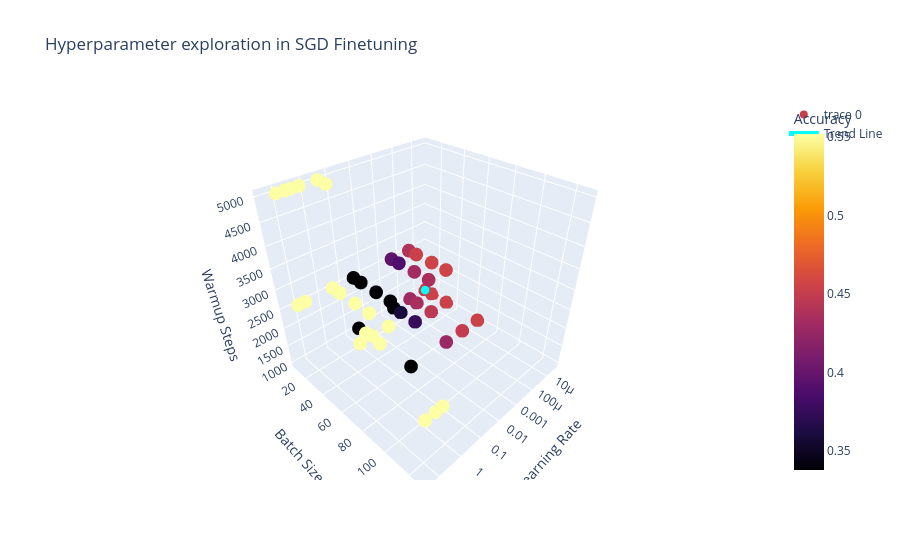

The code cell stored with this chart in its notebook:
### Code cell
# Re-attempting the visualization

import plotly.graph_objects as go
import numpy as np
from sklearn.linear_model import LinearRegression

# Filter data (removing low learning rates below 3e-06)
filtered_data = [d for d in data if d["learningRate"] >= 3e-06]

# Extract values for scatter plot
learning_rates = np.array([d["learningRate"] for d in filtered_data])
batch_sizes = np.array([d["batchSize"] for d in filtered_data])
warmup_steps = np.array([d["warmupSteps"] for d in filtered_data])
accuracies = np.array([d["accuracy"] for d in filtered_data])

# Convert learning rate to log scale for linear regression
log_learning_rates = np.log10(learning_rates)

# Prepare regression model
X = np.column_stack((log_learning_rates, batch_sizes, warmup_steps))
y = accuracies

# Fit linear regression
reg = LinearRegression().fit(X, y)

# Generate trend line (arrow direction)
start = np.array([log_learning_rates.min(), batch_sizes.min(), warmup_steps.min()])
end = np.array([log_learning_rates.max(), batch_sizes.max(), warmup_steps.max()])

# Predict accuracy for start and end points
accuracy_start = reg.predict([start])[0]
accuracy_end = reg.predict([end])[0]

# Convert back log learning rate to normal scale for visualization
start[0] = 10**start[0]
end[0] = 10**end[0]

# Create 3D scatter plot
fig = go.Figure()

# Scatter plot
fig.add_trace(go.Scatter3d(
    x=learning_rates, 
    y=batch_sizes,
    z=warmup_steps,
    mode='markers',
    marker=dict(
        size=8,
        color=accuracies,  # Color represents accuracy
        colorscale='Inferno',
        colorbar=dict(title="Accuracy"),
    ),
    text=[f"LR: {lr:.0e}, BS: {bs}, WS: {ws}, Acc: {acc:.3f}" 
          for lr, bs, ws, acc in zip(learning_rates, batch_sizes, warmup_steps, accuracies)],
    hoverinfo="text"
))

# Add trend line (arrow)
fig.add_trace(go.Scatter3d(
    x=[start[0], end[0]],
    y=[start[1], end[1]],
    z=[start[2], end[2]],
    mode='lines+markers',
    line=dict(color='cyan', width=5),
    marker=dict(size=5, color='cyan'),
    name="Trend Line"
))

# Fix axes
fig.update_layout(
    scene=dict(
        xaxis=dict(title="Learning Rate", type="log"),
        yaxis=dict(title="Batch Size"),
        zaxis=dict(title="Warmup Steps"),
    ),
    title="Hyperparameter exploration in SGD Finetuning"
)

fig.show()

### Figure 1 — Plotly figure (JSON) as saved in the notebook; plotly's stock layout.template omitted (floating-point values rounded to 4 significant figures)
{"data": [{"hoverinfo": "text", "marker": {"color": [0.452, 0.43, 0.338, 0.338, 0.454, 0.436, 0.36, 0.552, 0.454, 0.446, 0.376, 0.552, 0.454, 0.45, 0.428, 0.338, 0.44, 0.386, 0.396, 0.338, 0.552, 0.454, 0.388, 0.338, 0.552, 0.456, 0.432, 0.338, 0.552, 0.456, 0.436, 0.338, 0.552, 0.552, 0.552, 0.552, 0.552, 0.552, 0.552, 0.552, 0.552, 0.552, 0.552, 0.552, 0.552, 0.552, 0.552, 0.552, 0.552, 0.552], "colorbar": {"title": {"text": "Accuracy"}}, "colorscale": [[0, "#000004"], [0.1111, "#1b0c41"], [0.2222, "#4a0c6b"], [0.3333, "#781c6d"], [0.4444, "#a52c60"], [0.5556, "#cf4446"], [0.6667, "#ed6925"], [0.7778, "#fb9b06"], [0.8889, "#f7d13d"], [1, "#fcffa4"]], "size": 8}, "mode": "markers", "text": ["LR: 3e-06, BS: 8, WS: 1000, Acc: 0.452", "LR: 3e-05, BS: 8, WS: 1000, Acc: 0.430", "LR: 3e-04, BS: 8, WS: 1000, Acc: 0.338", "LR: 3e-02, BS: 8, WS: 1000, Acc: 0.338", "LR: 3e-06, BS: 16, WS: 1000, Acc: 0.454", "LR: 3e-05, BS: 16, WS: 1000, Acc: 0.436", "LR: 3e-04, BS: 16, WS: 1000, Acc: 0.360", "LR: 3e-02, BS: 16, WS: 1000, Acc: 0.552", "LR: 3e-06, BS: 32, WS: 1000, Acc: 0.454", "LR: 3e-05, BS: 32, WS: 1000, Acc: 0.446", "LR: 3e-04, BS: 32, WS: 1000, Acc: 0.376", "LR: 3e-02, BS: 32, WS: 1000, Acc: 0.552", "LR: 3e-06, BS: 64, WS: 1000, Acc: 0.454", "LR: 3e-05, BS: 64, WS: 1000, Acc: 0.450", "LR: 3e-04, BS: 64, WS: 1000, Acc: 0.428", "LR: 3e-02, BS: 64, WS: 1000, Acc: 0.338", "LR: 3e-05, BS: 8, WS: 2500, Acc: 0.440", "LR: 3e-04, BS: 8, WS: 2500, Acc: 0.386", "LR: 3e-04, BS: 8, WS: 2500, Acc: 0.396", "LR: 3e-02, BS: 8, WS: 2500, Acc: 0.338", "LR: 3e-01, BS: 8, WS: 2500, Acc: 0.552", "LR: 3e-05, BS: 16, WS: 2500, Acc: 0.454", "LR: 3e-04, BS: 16, WS: 2500, Acc: 0.388", "LR: 3e-02, BS: 16, WS: 2500, Acc: 0.338", "LR: 3e-01, BS: 16, WS: 2500, Acc: 0.552", "LR: 3e-05, BS: 32, WS: 2500, Acc: 0.456", "LR: 3e-04, BS: 32, WS: 2500, Acc: 0.432", "LR: 3e-02, BS: 32, WS: 2500, Acc: 0.338", "LR: 3e-01, BS: 32, WS: 2500, Acc: 0.552", "LR: 3e-05, BS: 46, WS: 2500, Acc: 0.456", "LR: 3e-04, BS: 46, WS: 2500, Acc: 0.436", "LR: 3e-02, BS: 46, WS: 2500, Acc: 0.338", "LR: 3e-01, BS: 46, WS: 2500, Acc: 0.552", "LR: 2e+00, BS: 8, WS: 5000, Acc: 0.552", "LR: 3e+00, BS: 8, WS: 5000, Acc: 0.552", "LR: 3e-01, BS: 16, WS: 5000, Acc: 0.552", "LR: 5e+00, BS: 8, WS: 5000, Acc: 0.552", "LR: 3e-01, BS: 8, WS: 5000, Acc: 0.552", "LR: 1e+01, BS: 8, WS: 5000, Acc: 0.552", "LR: 5e+00, BS: 8, WS: 5000, Acc: 0.552", "LR: 3e-01, BS: 8, WS: 5000, Acc: 0.552", "LR: 2e+00, BS: 8, WS: 5000, Acc: 0.552", "LR: 1e+01, BS: 8, WS: 2500, Acc: 0.552", "LR: 5e+00, BS: 8, WS: 2500, Acc: 0.552", "LR: 5e+00, BS: 64, WS: 2500, Acc: 0.552", "LR: 3e-01, BS: 64, WS: 2500, Acc: 0.552", "LR: 2e+00, BS: 64, WS: 2500, Acc: 0.552", "LR: 2e+01, BS: 128, WS: 2500, Acc: 0.552", "LR: 1e+01, BS: 128, WS: 2500, Acc: 0.552", "LR: 5e+00, BS: 128, WS: 2500, Acc: 0.552"], "type": "scatter3d", "x": [3e-06, 3e-05, 0.0003, 0.03, 3e-06, 3e-05, 0.0003, 0.03, 3e-06, 3e-05, 0.0003, 0.03, 3e-06, 3e-05, 0.0003, 0.03, 3e-05, 0.0003, 0.0003, 0.03, 0.3, 3e-05, 0.0003, 0.03, 0.3, 3e-05, 0.0003, 0.03, 0.3, 3e-05, 0.0003, 0.03, 0.3, 1.5, 3.0, 0.3, 5.0, 0.3, 10.0, 5.0, 0.3, 1.5, 10.0, 5.0, 5.0, 0.3, 1.5, 25.0, 10.0, 5.0], "y": [8, 8, 8, 8, 16, 16, 16, 16, 32, 32, 32, 32, 64, 64, 64, 64, 8, 8, 8, 8, 8, 16, 16, 16, 16, 32, 32, 32, 32, 46, 46, 46, 46, 8, 8, 16, 8, 8, 8, 8, 8, 8, 8, 8, 64, 64, 64, 128, 128, 128], "z": [1000, 1000, 1000, 1000, 1000, 1000, 1000, 1000, 1000, 1000, 1000, 1000, 1000, 1000, 1000, 1000, 2500, 2500, 2500, 2500, 2500, 2500, 2500, 2500, 2500, 2500, 2500, 2500, 2500, 2500, 2500, 2500, 2500, 5000, 5000, 5000, 5000, 5000, 5000, 5000, 5000, 5000, 2500, 2500, 2500, 2500, 2500, 2500, 2500, 2500]}, {"line": {"color": "cyan", "width": 5}, "marker": {"color": "cyan", "size": 5}, "mode": "lines+markers", "name": "Trend Line", "type": "scatter3d", "x": [3e-06, 25.0], "y": [8, 128], "z": [1000, 5000]}], "layout": {"scene": {"xaxis": {"title": {"text": "Learning Rate"}, "type": "log"}, "yaxis": {"title": {"text": "Batch Size"}}, "zaxis": {"title": {"text": "Warmup Steps"}}}, "title": {"text": "Hyperparameter exploration in SGD Finetuning"}}}
